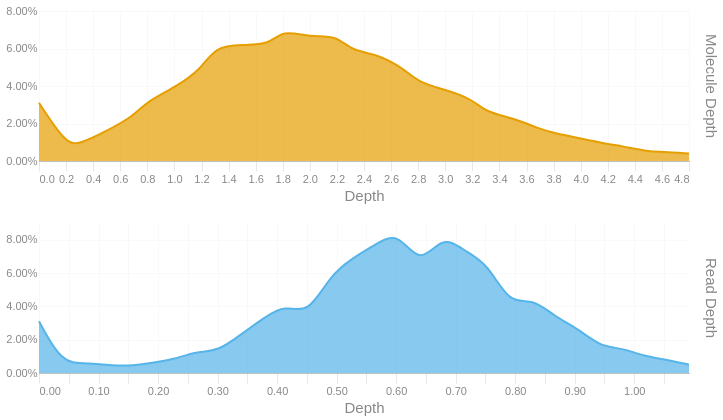

The notebook cell this image was saved under:
### Code cell
readdep = depth_hist(tb['Read Depth'], q99, 3)
readdep = readdep.with_columns(pl.lit('Read Depth').alias('Metric'))
if not SKIPLR:
    moldep = depth_hist(tb['Molecule Depth'], mol_q99, 1)
    moldep = moldep.with_columns(pl.lit('Molecule Depth').alias('Metric'))
    _hist = pl.concat([readdep, moldep])
    _hist = _hist.filter(pl.col('Proportion') != 0)
    with SafeRender(_hist):
        (
            alt.Chart(_hist)        
            .mark_area(interpolate = "basis")
            .encode(
                x=alt.X('Bin:Q').scale(domainMin=0).axis(alt.Axis(title='Depth')),
                y = alt.Y('Proportion:Q', title = None).axis(format = '.2%'),
                color = alt.Color('Metric:N').legend(None),
                row = alt.Row("Metric:N").header(title = None, labelOrient = 'right'),
                tooltip = [
                    alt.Tooltip("Metric:N", title = "Metric"),
                    alt.Tooltip('Interval:N', title = "Depth Interval"),
                    alt.Tooltip('Proportion:Q', title = "% Alignments").format('.2%')
                ]
            )
            .resolve_scale(x='independent', y='independent')
            .properties(
                height = 150, width = 650,
                usermeta={'embedOptions': {'downloadFileName': f'{samplename}.depth.hist'}}
            )
        ).display()
else:
    readdep = readdep.filter(pl.col('Proportion') != 0)
    with SafeRender(readdep):
        (
            alt.Chart(readdep)        
            .mark_area(interpolate = "basis")
            .encode(
                x=alt.X('Bin:Q').scale(domainMin=0).axis(alt.Axis(title='Depth')),
                y = alt.Y('Proportion:Q', title = None).axis(format = '.2%'),
                tooltip = [
                    alt.Tooltip('Interval:N', title = "Depth Interval"),
                    alt.Tooltip('Proportion:Q', title = "% Alignments").format('.2%')
                ]
            )
            .properties(
                usermeta={'embedOptions': {'downloadFileName': f'{samplename}.depth.hist'}}
            )
        ).display()

### Figure 1 — Vega-Lite specification as saved in the notebook (floating-point values rounded to 4 significant figures)
{"width": 650, "height": 150, "config": {"title": {"anchor": "start", "dy": -15, "fontSize": 18, "color": "#888888", "subtitleColor": "#888888", "subtitleFontSize": 14}, "arc": {"fill": "#0072B2"}, "axis": {"domainColor": "#888888", "domainWidth": 0.5, "gridWidth": 0.2, "grid": false, "titleFontWeight": 400, "titleFontSize": 15, "labelFontSize": 11, "labelColor": "#888888", "tickColor": "#888888", "tickWidth": 0.2, "titleColor": "#888888"}, "axisBand": {"grid": false}, "axisX": {"grid": true, "tickSize": 10, "domainCap": "round"}, "axisY": {"domain": false, "grid": true, "tickSize": 0, "domainCap": "round"}, "background": "transparent", "header": {"labelFontSize": 15, "labelColor": "#888888", "titleFontSize": 15, "titleFontWeight": 600, "titleColor": "#888888"}, "legend": {"labelFont": "sans-serif", "labelFontSize": 12, "labelColor": "#888888", "symbolSize": 100, "symbolType": "circle", "titleFontSize": 12, "titlePadding": 10, "titleColor": "#888888", "title": null}, "range": {"category": ["#E69F00", "#56B4E9", "#009E73", "#F0E442", "#0072B2", "#D55E00", "#CC79A7", "#000000"], "diverging": ["#cfe8f3", "#a2d4ec", "#73bfe2", "#46abdb", "#1696d2", "#12719e"]}, "area": {"fill": "#0072B2", "fillOpacity": 0.7, "line": true, "strokeOpacity": 0.7}, "line": {"color": "#0072B2", "stroke": "#0072B2", "strokeWidth": 2}, "trail": {"color": "#0072B2", "stroke": "#0072B2", "strokeWidth": 0, "size": 1}, "point": {"filled": true, "fillOpacity": 1.0, "size": 95}, "text": {"color": "#888888", "fontSize": 11, "align": "right", "fontWeight": 400, "size": 11}, "bar": {"fill": "#0072B2", "stroke": null}, "view": {"stroke": null, "continuousWidth": 660, "continuousHeight": 400}}, "data": {"name": "data-60c896772bfe3cc422026714b6b39601"}, "mark": {"type": "area", "interpolate": "basis"}, "encoding": {"color": {"field": "Metric", "legend": null, "type": "nominal"}, "row": {"field": "Metric", "header": {"title": null, "labelOrient": "right"}, "type": "nominal"}, "tooltip": [{"field": "Metric", "title": "Metric", "type": "nominal"}, {"field": "Interval", "title": "Depth Interval", "type": "nominal"}, {"field": "Proportion", "format": ".2%", "title": "% Alignments", "type": "quantitative"}], "x": {"axis": {"title": "Depth"}, "field": "Bin", "scale": {"domainMin": 0}, "type": "quantitative"}, "y": {"axis": {"format": ".2%"}, "field": "Proportion", "title": null, "type": "quantitative"}}, "resolve": {"scale": {"x": "independent", "y": "independent"}}, "usermeta": {"embedOptions": {"downloadFileName": "S1_Tusket_005.depth.hist"}}, "$schema": "https://vega.github.io/schema/vega-lite/v6.1.0.json", "datasets": {"data-60c896772bfe3cc422026714b6b39601": [{"Bin": 0.0, "Interval": "0.0-0.038", "Proportion": 0.031, "Metric": "Read Depth"}, {"Bin": 0.038, "Interval": "0.038-0.075", "Proportion": 0.006, "Metric": "Read Depth"}, {"Bin": 0.075, "Interval": "0.075-0.113", "Proportion": 0.006, "Metric": "Read Depth"}, {"Bin": 0.113, "Interval": "0.113-0.151", "Proportion": 0.005, "Metric": "Read Depth"}, {"Bin": 0.151, "Interval": "0.151-0.188", "Proportion": 0.004, "Metric": "Read Depth"}, {"Bin": 0.188, "Interval": "0.188-0.226", "Proportion": 0.006, "Metric": "Read Depth"}, {"Bin": 0.226, "Interval": "0.226-0.264", "Proportion": 0.008, "Metric": "Read Depth"}, {"Bin": 0.264, "Interval": "0.264-0.301", "Proportion": 0.013, "Metric": "Read Depth"}, {"Bin": 0.301, "Interval": "0.301-0.339", "Proportion": 0.013, "Metric": "Read Depth"}, {"Bin": 0.339, "Interval": "0.339-0.377", "Proportion": 0.023, "Metric": "Read Depth"}, {"Bin": 0.377, "Interval": "0.377-0.414", "Proportion": 0.033, "Metric": "Read Depth"}, {"Bin": 0.414, "Interval": "0.414-0.452", "Proportion": 0.041, "Metric": "Read Depth"}, {"Bin": 0.452, "Interval": "0.452-0.49", "Proportion": 0.035, "Metric": "Read Depth"}, {"Bin": 0.49, "Interval": "0.49-0.527", "Proportion": 0.059, "Metric": "Read Depth"}, {"Bin": 0.527, "Interval": "0.527-0.565", "Proportion": 0.069, "Metric": "Read Depth"}, {"Bin": 0.565, "Interval": "0.565-0.603", "Proportion": 0.077, "Metric": "Read Depth"}, {"Bin": 0.603, "Interval": "0.603-0.64", "Proportion": 0.085, "Metric": "Read Depth"}, {"Bin": 0.64, "Interval": "0.64-0.678", "Proportion": 0.064, "Metric": "Read Depth"}, {"Bin": 0.678, "Interval": "0.678-0.716", "Proportion": 0.083, "Metric": "Read Depth"}, {"Bin": 0.716, "Interval": "0.716-0.753", "Proportion": 0.073, "Metric": "Read Depth"}, {"Bin": 0.753, "Interval": "0.753-0.791", "Proportion": 0.066, "Metric": "Read Depth"}, {"Bin": 0.791, "Interval": "0.791-0.829", "Proportion": 0.041, "Metric": "Read Depth"}, {"Bin": 0.829, "Interval": "0.829-0.866", "Proportion": 0.045, "Metric": "Read Depth"}, {"Bin": 0.866, "Interval": "0.866-0.904", "Proportion": 0.034, "Metric": "Read Depth"}, {"Bin": 0.904, "Interval": "0.904-0.942", "Proportion": 0.027, "Metric": "Read Depth"}, {"Bin": 0.942, "Interval": "0.942-0.979", "Proportion": 0.016, "Metric": "Read Depth"}, {"Bin": 0.979, "Interval": "0.979-1.017", "Proportion": 0.015, "Metric": "Read Depth"}, {"Bin": 1.017, "Interval": "1.017-1.055", "Proportion": 0.01, "Metric": "Read Depth"}, {"Bin": 1.055, "Interval": "1.055-1.092", "Proportion": 0.008, "Metric": "Read Depth"}, {"Bin": 1.092, "Interval": "1.092-1.13", "Proportion": 0.005, "Metric": "Read Depth"}, {"Bin": 0.0, "Interval": "0.0-0.2", "Proportion": 0.031, "Metric": "Molecule Depth"}, {"Bin": 0.2, "Interval": "0.2-0.3", "Proportion": 0.009, "Metric": "Molecule Depth"}, {"Bin": 0.3, "Interval": "0.3-0.5", "Proportion": 0.009, "Metric": "Molecule Depth"}, {"Bin": 0.5, "Interval": "0.5-0.7", "Proportion": 0.016, "Metric": "Molecule Depth"}, {"Bin": 0.7, "Interval": "0.7-0.8", "Proportion": 0.024, "Metric": "Molecule Depth"}, {"Bin": 0.8, "Interval": "0.8-1.0", "Proportion": 0.032, "Metric": "Molecule Depth"}, {"Bin": 1.0, "Interval": "1.0-1.2", "Proportion": 0.039, "Metric": "Molecule Depth"}, {"Bin": 1.2, "Interval": "1.2-1.3", "Proportion": 0.049, "Metric": "Molecule Depth"}, {"Bin": 1.3, "Interval": "1.3-1.5", "Proportion": 0.061, "Metric": "Molecule Depth"}, {"Bin": 1.5, "Interval": "1.5-1.7", "Proportion": 0.062, "Metric": "Molecule Depth"}, {"Bin": 1.7, "Interval": "1.7-1.8", "Proportion": 0.062, "Metric": "Molecule Depth"}, {"Bin": 1.8, "Interval": "1.8-2.0", "Proportion": 0.07, "Metric": "Molecule Depth"}, {"Bin": 2.0, "Interval": "2.0-2.2", "Proportion": 0.066, "Metric": "Molecule Depth"}, {"Bin": 2.2, "Interval": "2.2-2.3", "Proportion": 0.067, "Metric": "Molecule Depth"}, {"Bin": 2.3, "Interval": "2.3-2.5", "Proportion": 0.059, "Metric": "Molecule Depth"}, {"Bin": 2.5, "Interval": "2.5-2.7", "Proportion": 0.057, "Metric": "Molecule Depth"}, {"Bin": 2.7, "Interval": "2.7-2.8", "Proportion": 0.049, "Metric": "Molecule Depth"}, {"Bin": 2.8, "Interval": "2.8-3.0", "Proportion": 0.042, "Metric": "Molecule Depth"}, {"Bin": 3.0, "Interval": "3.0-3.2", "Proportion": 0.038, "Metric": "Molecule Depth"}, {"Bin": 3.2, "Interval": "3.2-3.3", "Proportion": 0.033, "Metric": "Molecule Depth"}, {"Bin": 3.3, "Interval": "3.3-3.5", "Proportion": 0.026, "Metric": "Molecule Depth"}, {"Bin": 3.5, "Interval": "3.5-3.7", "Proportion": 0.023, "Metric": "Molecule Depth"}, {"Bin": 3.7, "Interval": "3.7-3.8", "Proportion": 0.017, "Metric": "Molecule Depth"}, {"Bin": 3.8, "Interval": "3.8-4.0", "Proportion": 0.015, "Metric": "Molecule Depth"}, {"Bin": 4.0, "Interval": "4.0-4.2", "Proportion": 0.012, "Metric": "Molecule Depth"}, {"Bin": 4.2, "Interval": "4.2-4.3", "Proportion": 0.009, "Metric": "Molecule Depth"}, {"Bin": 4.3, "Interval": "4.3-4.5", "Proportion": 0.008, "Metric": "Molecule Depth"}, {"Bin": 4.5, "Interval": "4.5-4.6", "Proportion": 0.005, "Metric": "Molecule Depth"}, {"Bin": 4.6, "Interval": "4.6-4.8", "Proportion": 0.005, "Metric": "Molecule Depth"}, {"Bin": 4.8, "Interval": "4.8-4.98", "Proportion": 0.004, "Metric": "Molecule Depth"}]}}
